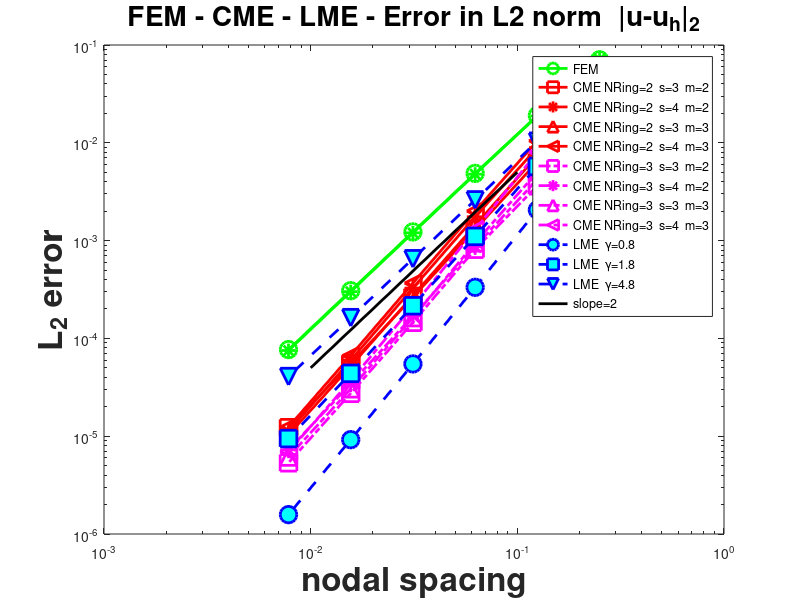
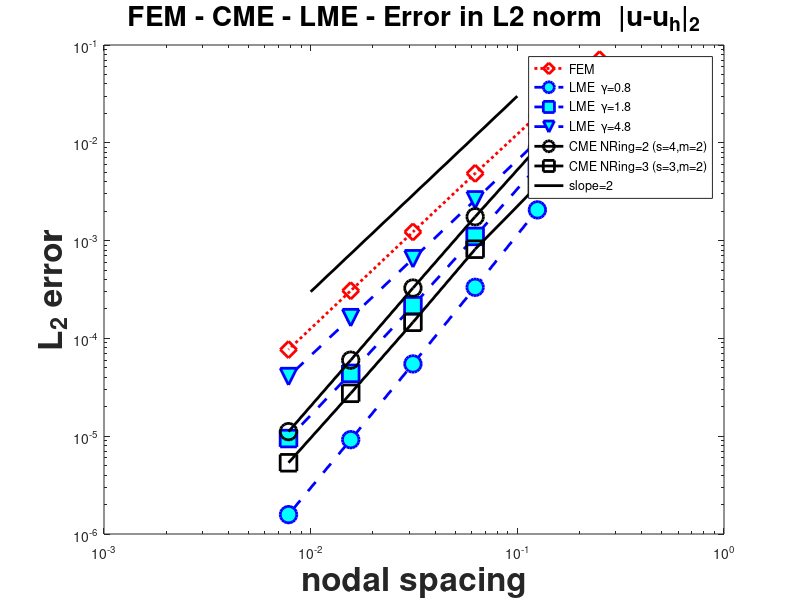

The MATLAB script that drew these images, in order: (Note: this script raises an error after producing the figures.)
%% EXAMPLE: Heat Equation with a distributed source - cell-based max-ent basis functions

clear all
close all

format shorte

disp('------------------------------------------------')

data_ex  = load('normL2/normL2_exact.mat');
normL2_ex= data_ex.normL2(end);

%% =======================================================================================
% Plot results

mref  = polyfit(log([0.1,0.01]),log([0.0001,0.000001]),1);

%% FME ---------------------------------------------------------------
disp('FME -------------------')
data_fem  = load('normL2/normL2_fem_GP01.mat');
Ndof_fem  = data_fem.Ndof;
errL2_fem = data_fem.normL2/normL2_ex;

data_fem3  = load('normL2/normL2_fem_GP06.mat');
Ndof_fem3  = data_fem3.Ndof;
errL2_fem3 = data_fem3.normL2/normL2_ex;
disp([data_fem.normL2 data_fem.normL2-data_fem3.normL2])

n         = length(Ndof_fem);
n_id      = (n-1):n;
mrate     = polyfit(log(1./(Ndof_fem(n_id)-1)),log(errL2_fem(n_id)'),1);
fprintf(1,'\tRate of convergence  FEM  m=%4.2f  mref=%4.2f\n', mrate(1), mref(1));


%% CME ---------------------------------------------------------------
disp('CME -- ring 2 ---------')
% ring 2 --------------------
data_cme   = load('normL2/normL2_cme_r2_s03_m02_GP12.mat');
Ndof_cme21 = data_cme.Ndof;
errL2_cme21= data_cme.normL2/normL2_ex;
n          = length(Ndof_cme21);
n_id       = (n-1):n;
mrate      = polyfit(log(1./(Ndof_cme21(n_id)-1)),log(errL2_cme21(n_id)'),1);
fprintf(1,'\tRate of convergence:CME: NRing=2 s=3 m=2  slope=%4.2f  gPts=12\n', mrate(1));

data_cme   = load('normL2/normL2_cme_r2_s04_m02_GP12.mat');
Ndof_cme22 = data_cme.Ndof;
errL2_cme22= data_cme.normL2/normL2_ex;
n          = length(Ndof_cme22);
n_id       = (n-1):n;
mrate      = polyfit(log(1./(Ndof_cme22(n_id)-1)),log(errL2_cme22(n_id)'),1);
fprintf(1,'\tRate of convergence:CME: NRing=2 s=4 m=2  slope=%4.2f  gPts=12\n', mrate(1));

data_cme   = load('normL2/normL2_cme_r2_s03_m03_GP12.mat');
Ndof_cme23 = data_cme.Ndof;
errL2_cme23= data_cme.normL2/normL2_ex;
n          = length(Ndof_cme23);
n_id       = (n-1):n;
mrate      = polyfit(log(1./(Ndof_cme23(n_id)-1)),log(errL2_cme23(n_id)'),1);
fprintf(1,'\tRate of convergence:CME: NRing=2 s=3 m=3  slope=%4.2f  gPts=12\n', mrate(1));


data_cme   = load('normL2/normL2_cme_r2_s04_m03_GP12.mat');
Ndof_cme24 = data_cme.Ndof;
errL2_cme24= data_cme.normL2/normL2_ex;
n          = length(Ndof_cme24);
n_id       = (n-1):n;
mrate      = polyfit(log(1./(Ndof_cme24(n_id)-1)),log(errL2_cme24(n_id)'),1);
fprintf(1,'\tRate of convergence:CME: NRing=2 s=4 m=3  slope=%4.2f  gPts=12\n', mrate(1));


disp('CME -- ring 3 ---------')
% ring 3 --------------------
data_cme   = load('normL2/normL2_cme_r3_s03_m02_GP12.mat');
Ndof_cme31 = data_cme.Ndof;
errL2_cme31= data_cme.normL2/normL2_ex;
n          = length(Ndof_cme31);
n_id       = (n-1):n;
mrate      = polyfit(log(1./(Ndof_cme31(n_id)-1)),log(errL2_cme31(n_id)'),1);
fprintf(1,'\tRate of convergence:CME: NRing=3 s=3 m=2  slope=%4.2f  gPts=12\n', mrate(1));


data_cme   = load('normL2/normL2_cme_r3_s04_m02_GP12.mat');
Ndof_cme32 = data_cme.Ndof;
errL2_cme32= data_cme.normL2/normL2_ex;
n          = length(Ndof_cme32);
n_id       = (n-1):n;
mrate      = polyfit(log(1./(Ndof_cme32(n_id)-1)),log(errL2_cme32(n_id)'),1);
fprintf(1,'\tRate of convergence:CME: NRing=3 s=4 m=2  slope=%4.2f  gPts=12\n', mrate(1));

 
data_cme   = load('normL2/normL2_cme_r3_s03_m03_GP12.mat');
Ndof_cme33 = data_cme.Ndof;
errL2_cme33= data_cme.normL2/normL2_ex;
n          = length(Ndof_cme33);
n_id       = (n-1):n;
mrate      = polyfit(log(1./(Ndof_cme33(n_id)-1)),log(errL2_cme33(n_id)'),1);
fprintf(1,'\tRate of convergence:CME: NRing=3 s=3 m=3  slope=%4.2f  gPts=12\n', mrate(1));


data_cme   = load('normL2/normL2_cme_r3_s04_m03_GP12.mat');
Ndof_cme34 = data_cme.Ndof;
errL2_cme34= data_cme.normL2/normL2_ex;
n          = length(Ndof_cme34);
n_id       = (n-1):n;
mrate      = polyfit(log(1./(Ndof_cme34(n_id)-1)),log(errL2_cme34(n_id)'),1);
fprintf(1,'\tRate of convergence:CME: NRing=3 s=4 m=3  slope=%4.2f  gPts=12\n', mrate(1));


%% LME ---------------------------------------------------------------
disp('LME -- \gamma=0.8,1.8,4.8 -----')
data_lme  = load('normL2/normL2_lme_g0.8_GP12.mat');
Ndof_lme1 = data_lme.Ndof(2:end);
errL2_lme1= data_lme.normL2(2:end)/normL2_ex;
n         = length(Ndof_lme1);
n_id      = (n-1):n;
mrate     = polyfit(log(1./(Ndof_lme1(n_id)-1)),log(errL2_lme1(n_id)'),1);
fprintf(1,'\tRate of convergence  LME  m=%4.2f  gPts=12\n', mrate(1));

data_lme  = load('normL2/normL2_lme_g1.8_GP06.mat');
Ndof_lme2 = data_lme.Ndof(2:end);
errL2_lme2= data_lme.normL2(2:end)/normL2_ex;
n         = length(Ndof_lme2);
n_id      = (n-1):n;
mrate     = polyfit(log(1./(Ndof_lme2(n_id)-1)),log(errL2_lme2(n_id)'),1);
fprintf(1,'\tRate of convergence  LME  m=%4.2f  gPts= 6\n', mrate(1));


data_lme  = load('normL2/normL2_lme_g4.8_GP03.mat');
Ndof_lme3 = data_lme.Ndof(2:end);
errL2_lme3= data_lme.normL2(2:end)/normL2_ex;
n         = length(Ndof_lme3);
n_id      = (n-1):n;
mrate     = polyfit(log(1./(Ndof_lme3(n_id)-1)),log(errL2_lme3(n_id)'),1);
fprintf(1,'\tRate of convergence  LME  m=%4.2f  gPts= 3\n', mrate(1));

% Error in L2 norm
figure(1);clf
loglog(1./(Ndof_fem-1),errL2_fem,'go-','markersize',12,'linewidth',2)
hold on
loglog(1./(Ndof_cme21-1),errL2_cme21,'rs-','markersize',12,'linewidth',2)
loglog(1./(Ndof_cme22-1),errL2_cme22,'r*-','markersize',12,'linewidth',2)
loglog(1./(Ndof_cme23-1),errL2_cme23,'r^-','markersize',12,'linewidth',2)
loglog(1./(Ndof_cme24-1),errL2_cme24,'r<-','markersize',12,'linewidth',2)
loglog(1./(Ndof_cme31-1),errL2_cme31,'ms-.','markersize',12,'linewidth',2)
loglog(1./(Ndof_cme32-1),errL2_cme32,'m*-.','markersize',12,'linewidth',2)
loglog(1./(Ndof_cme33-1),errL2_cme33,'m^-.','markersize',12,'linewidth',2)
loglog(1./(Ndof_cme34-1),errL2_cme34,'m<-.','markersize',12,'linewidth',2)
loglog(1./(Ndof_lme1-1),errL2_lme1,'bo--','markersize',12,'linewidth',2,'markerfacecolor','c')
loglog(1./(Ndof_lme2-1),errL2_lme2,'bs--','markersize',12,'linewidth',2,'markerfacecolor','c')
loglog(1./(Ndof_lme3-1),errL2_lme3,'bv--','markersize',12,'linewidth',2,'markerfacecolor','c')
loglog([0.1,0.01],[0.005,0.00005],'k-','linewidth',2)
loglog(1./(Ndof_fem3-1),errL2_fem3,'g*-','markersize',10,'linewidth',2)

hold off
title('FEM - CME - LME - Error in L2 norm  |u-u_h|_2','fontsize',20,'fontweight','b')
xlabel('nodal spacing', 'fontsize',24,'fontweight','b')
ylabel('L_2 error', 'fontsize',24,'fontweight','b')
legend(...
  'FEM',...
  'CME NRing=2  s=3  m=2',...
  'CME NRing=2  s=4  m=2',...
  'CME NRing=2  s=3  m=3',...
  'CME NRing=2  s=4  m=3',...
  'CME NRing=3  s=3  m=2',...
  'CME NRing=3  s=4  m=2',...
  'CME NRing=3  s=3  m=3',...
  'CME NRing=3  s=4  m=3',...
  'LME  \gamma=0.8',...
  'LME  \gamma=1.8',...
  'LME  \gamma=4.8','slope=2')

%% Error in L2 norm
figure(2);clf
loglog(1./(Ndof_fem-1),errL2_fem,'rd:','markersize',12,'linewidth',2)
hold on
loglog(1./(Ndof_lme1-1),errL2_lme1,'bo--','markersize',12,'linewidth',2,'markerfacecolor','c')
loglog(1./(Ndof_lme2-1),errL2_lme2,'bs--','markersize',12,'linewidth',2,'markerfacecolor','c')
loglog(1./(Ndof_lme3-1),errL2_lme3,'bv--','markersize',12,'linewidth',2,'markerfacecolor','c')
loglog(1./(Ndof_cme22-1),errL2_cme22,'ko-','markersize',12,'linewidth',2)
loglog(1./(Ndof_cme31-1),errL2_cme31,'ks-','markersize',12,'linewidth',2)
loglog([0.1,0.01],[0.03,0.0003],'k-','linewidth',2)
hold off
title('FEM - CME - LME - Error in L2 norm  |u-u_h|_2','fontsize',20,'fontweight','b')
xlabel('nodal spacing', 'fontsize',24,'fontweight','b')
ylabel('L_2 error', 'fontsize',24,'fontweight','b')
legend(...
  'FEM',...
  'LME  \gamma=0.8',...
  'LME  \gamma=1.8',...
  'LME  \gamma=4.8',...
  'CME NRing=2 (s=4,m=2)',...
  'CME NRing=3 (s=3,m=2)',...
  'slope=2')

%% =======================================================================================
%% CME -- ring 2 -------------------------------------------------------------
disp('Full Gauss Points checking  - ring 2 --------------------')
GP = [3 6 12 25];
Ndof_cme2  = {[]};
errL2_cme2 = {[]};
for gp=1:length(GP)
  data_cme      = load(sprintf('normL2/normL2_cme_r2_s04_m02_GP%02d.mat',GP(gp)));
  Ndof_cme2{gp} = data_cme.Ndof;
  errL2_cme2{gp}= data_cme.normL2/normL2_ex;
  n     = length(Ndof_cme2{gp});
  n_id  = (n-1):n;
  mrate = polyfit(log(1./(Ndof_cme2{gp}(n_id)-1)),log(errL2_cme2{gp}(n_id)'),1);
  fprintf(1,'\tRate of convergence  CME  slope=%4.2f  gPts=%2d\n', mrate(1), GP(gp));
end

% Error in L2 norm
figure(2);clf
loglog(1./(Ndof_fem-1),errL2_fem,'go-','markersize',10,'linewidth',2)
hold on
loglog(1./(Ndof_cme2{1}-1),errL2_cme2{1},'rs-','markersize',10,'linewidth',2)
loglog(1./(Ndof_cme2{2}-1),errL2_cme2{2},'r*-','markersize',10,'linewidth',2)
loglog(1./(Ndof_cme2{3}-1),errL2_cme2{3},'r^-','markersize',10,'linewidth',2)
loglog(1./(Ndof_cme2{4}-1),errL2_cme2{4},'r<-','markersize',10,'linewidth',2)
loglog(1./(Ndof_fem3-1),errL2_fem3,'g*-','markersize',10,'linewidth',2)
loglog([0.1,0.01],[0.0001,0.000001],'k-','linewidth',2)
hold off
title('CME NRing=2 - Error in L2 norm |u-u_h|_2','fontsize',20,'fontweight','b')
xlabel('nodal spacing', 'fontsize',24,'fontweight','b')
ylabel('L_2 error', 'fontsize',24,'fontweight','b')
legend('FEM  GP03',...
  'CME  GP03',...
  'CME  GP06',...
  'CME  GP12',...
  'CME  GP25')


%% CME -- ring 3 -------------------------------------------------------------
disp('Full Gauss Points checking  - ring 3 --------------------')
Ndof_cme3  = {[]};
errL2_cme3 = {[]};
for gp=1:length(GP)
  data_cme      = load(sprintf('normL2/normL2_cme_r3_s04_m02_GP%02d.mat',GP(gp)));
  Ndof_cme3{gp} = data_cme.Ndof;
  errL2_cme3{gp}= data_cme.normL2/normL2_ex;
  n     = length(Ndof_cme3{gp});
  n_id  = (n-1):n;
  mrate = polyfit(log(1./(Ndof_cme3{gp}(n_id)-1)),log(errL2_cme3{gp}(n_id)'),1);
  fprintf(1,'\tRate of convergence  CME  m=%4.2f  gPts=%2d\n', mrate(1), GP(gp));
end

% Error in L2 norm
figure(3);clf
loglog(1./(Ndof_fem-1),errL2_fem,'go-','markersize',10,'linewidth',2)
hold on
loglog(1./(Ndof_cme3{1}-1),errL2_cme3{1},'bs-','markersize',10,'linewidth',2)
loglog(1./(Ndof_cme3{2}-1),errL2_cme3{2},'b*-','markersize',10,'linewidth',2)
loglog(1./(Ndof_cme3{3}-1),errL2_cme3{3},'b^-','markersize',10,'linewidth',2)
loglog(1./(Ndof_cme3{4}-1),errL2_cme3{4},'b<-','markersize',10,'linewidth',2)
loglog(1./(Ndof_fem3-1),errL2_fem3,'g*-','markersize',10,'linewidth',2)
loglog([0.1,0.01],[0.0001,0.000001],'k-','linewidth',2)
hold off
title('CME NRing=3 - Error in L2 norm |u-u_h|_2','fontsize',20,'fontweight','b')
xlabel('nodal spacing', 'fontsize',24,'fontweight','b')
ylabel('L_2 error', 'fontsize',24,'fontweight','b')
legend('FEM  GP03',...
  'CME  GP03',...
  'CME  GP06',...
  'CME  GP12',...
  'CME  GP25')